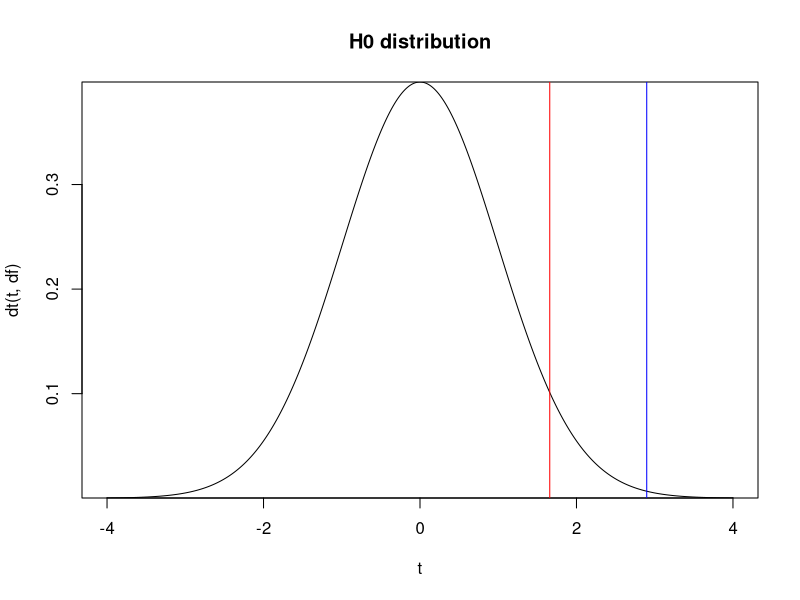

This chart was generated by the following R code: (Note: this script raises an error after producing the figure.)

# H0: mu <= $1500
# Ha: mu > $1500 

# null Hypothesis
mu0 = 1500

# Sampling information:
n = 115
xbar = 1657 # Review of 115 rental properties showed that
# the average rent is $1675 with s = $581.
s = 581
# 
# Sample average is >$1500, is this just happened by chance?

# The null distribution of xbar can be approximated by t dist

# The null distribution of xbar has following parametrs:
muXbar = mu0
sigmaXbar = s/sqrt(n) # which we call it SE of Xbar

# find test Statistic
T0 = (xbar-mu0)/(s/sqrt(n))
T0

# Check the significance. 
alpha = 0.05
df = n-1
# Should you check left tail or the right tail?
T0 > qt(1-alpha, df)
# Reject the null hypthesis. That means the difference 
# between xbar and mu0 is not by chance.

# What happened graphically:
t = seq(-4, 4, 0.01) # making sequnce of numbers between -4 and 4
plot(t, dt(t, df), main = "H0 distribution", type = "l", yaxs="i")
abline(v = qt(1-alpha, df), col = "red") # Critical value
abline(v = T0 , col = "blue") # Zstat

# finding p-value
# pvalue = P(T > Tstat) = 1 - P(T <= Tstat)
1-pt(Tstat, df)

# How to understand this by simulation:
# Simulate the null distribution:
nsim = 10000
ntot = n*nsim
rv = rnorm(ntot, mu0, s)
rvm = matrix(rv, nrow = nsim)
xbars.sim = rowMeans(rvm)
hist(xbars.sim, freq=F, main ="simulated H0 Histogram")
abline(v = quantile(xbars.sim, 0.95), col = "red")
abline(v = xbar, col = "blue")




